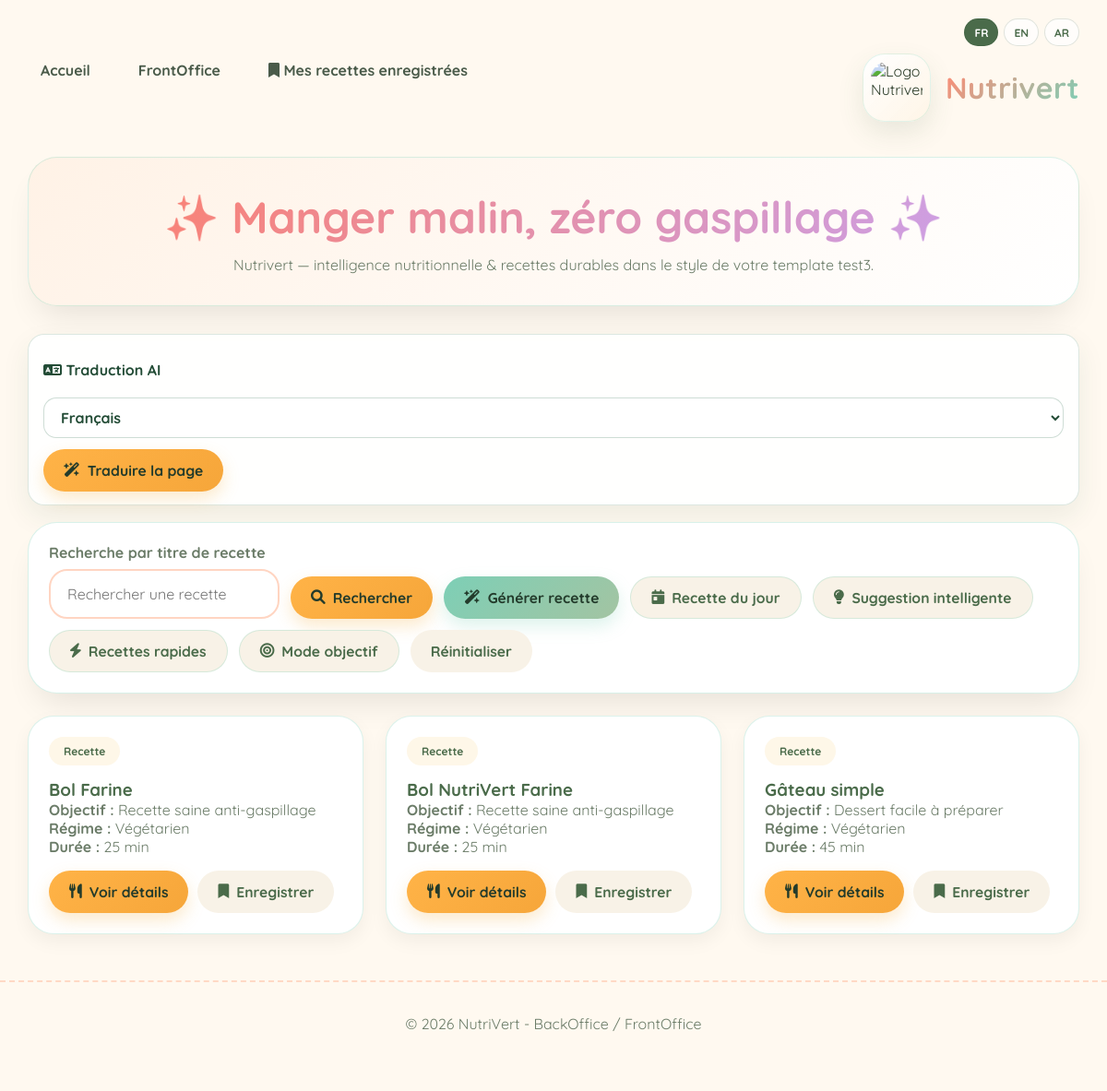
Screenshot of /recette/public/index.php with the database file from the repository.
### tables this page shows
CREATE TABLE `recette` (
  `id_recette` int(11) NOT NULL,
  `titre` varchar(50) NOT NULL,
  `objectif` varchar(100) NOT NULL,
  `regime` varchar(50) NOT NULL,
  `duree` int(11) NOT NULL
);

### recette/app/controllers/BaseController.php (called while the page is built, shortened)
<?php
class BaseController
{
    protected function render(string $view, array $data = []): void
    {
        extract($data);
        require __DIR__ . '/../views/' . $view . '.php';
    }
}

### recette/app/controllers/HomeController.php (called while the page is built, shortened)
<?php
class HomeController extends BaseController
{
    private PDO $pdo;
    public function __construct(PDO $pdo)
    {
        $this->pdo = $pdo;
    }
    public function index(): void
    {
        $aiRecipeError = $_SESSION['ai_recipe_error'] ?? '';
        $aiRecipeSuccess = $_SESSION['ai_recipe_success'] ?? '';
        $aiRecipeNote = $_SESSION['ai_recipe_note'] ?? '';
        $aiTargetLang = $this->normalizeAiLang($_GET['ai_translate'] ?? '');
        $aiTranslationMap = [];
        $aiTranslateNote = '';
        $search = trim($_GET['search'] ?? '');
        $generateMode = isset($_GET['generer_recette']);
        $businessMode = trim($_GET['mode_metier'] ?? '');
        $selectedRegime = trim($_GET['regime_generate'] ?? '');
        $selectedIngredients = $this->cleanArray($_GET['ingredients_generate'] ?? []);
        $selectedSmartIngredients = $this->cleanArray($_GET['ingredients_suggestion'] ?? []);
        $selectedObjectif = trim($_GET['objectif_mode'] ?? '');
        $availableIngredients = $this->getAvailableIngredients();
        $availableObjectifs = $this->getAvailableObjectifs();
        $selectedIngredients = $this->keepOnlyExistingIngredients($selectedIngredients, $availableIngredients);
        $selectedSmartIngredients = $this->keepOnlyExistingIngredients($selectedSmartIngredients, $availableIngredients);
        $resultTitle = '';
        if ($generateMode) {
            $recettes = !empty($selectedIngredients)
                ? $this->findRecettesByRegimeAndIngredients($selectedRegime, $selectedIngredients)
                : [];
            $resultTitle = 'Résultat Générer recette';
        } elseif ($businessMode === 'jour') {
            $recettes = $this->getRecetteDuJour();
            $resultTitle = 'Recette du jour';
        } elseif ($businessMode === 'rapides') {
            $recettes = $this->getRecettesRapides();
            $resultTitle = 'Recettes rapides';
        } elseif ($businessMode === 'suggestion') {
            $recettes = !empty($selectedSmartIngredients)
                ? $this->findRecettesByAnyIngredients($selectedSmartIngredients)
                : [];
            $resultTitle = 'Suggestion intelligente';
        } elseif ($businessMode === 'objectif') {
            $recettes = $selectedObjectif !== ''
                ? $this->findRecettesByObjectif($selectedObjectif)
                : [];
            $resultTitle = 'Mode objectif';
        } elseif ($search !== '') {
            $stmt = $this->pdo->prepare('SELECT * FROM recette WHERE titre LIKE :titre ORDER BY id_recette DESC');
            $stmt->execute([':titre' => '%' . $search . '%']);
            $recettes = $stmt->fetchAll();
            $resultTitle = 'Recherche par titre';
        } else {
            $stmt = $this->pdo->query('SELECT * FROM recette ORDER BY id_recette DESC');
            $recettes = $stmt->fetchAll();
        }
        $this->render('front/home', [
            'pageTitle' => 'NutriVert | FrontOffice',
            'recettes' => $recettes,
            'search' => $search,
            'availableIngredients' => $availableIngredients,
            'availableObjectifs' => $availableObjectifs,
            'selectedRegime' => $selectedRegime,
            'selectedIngredients' => $selectedIngredients,
            'selectedSmartIngredients' => $selectedSmartIngredients,
            'selectedObjectif' => $selectedObjectif,
            'generateMode' => $generateMode,
            'businessMode' => $businessMode,
            'resultTitle' => $resultTitle,
            'aiRecipeError' => $aiRecipeError,
            'aiRecipeSuccess' => $aiRecipeSuccess,
            'aiRecipeNote' => $aiRecipeNote,
            'aiTargetLang' => $aiTargetLang,
            'aiTranslationMap' => $aiTranslationMap,
            'aiTranslateNote' => $aiTranslateNote,
        ]);
    }
    private function normalizeAiLang(string $lang): string
    {
        $lang = trim($lang);
        return in_array($lang, ['fr', 'en', 'ar'], true) ? $lang : '';
    }
    private function cleanArray($values): array
    {
        return array_values(array_unique(array_filter(array_map('trim', $values))));
    }
    private function keepOnlyExistingIngredients(array $selected, array $available): array
    {
        return array_values(array_filter($selected, function ($ingredient) use ($available) {
            return in_array($ingredient, $available, true);
        }));
    }
    private function getAvailableObjectifs(): array
    {
        $stmt = $this->pdo->query('SELECT DISTINCT objectif FROM recette WHERE objectif IS NOT NULL AND objectif <> "" ORDER BY objectif ASC');
        $objectifs = $stmt->fetchAll(PDO::FETCH_COLUMN);
        return array_values(array_filter(array_map('trim', $objectifs)));
    }
    private function getAvailableIngredients(): array
    {
        $stmt = $this->pdo->query('SELECT ingredient_produit FROM instruction');
        $rows = $stmt->fetchAll();
        $ingredients = [];
        foreach ($rows as $row) {
            $decoded = json_decode($row['ingredient_produit'] ?? '[]', true);
            foreach ($decoded as $ingredient) {
                $nom = trim((string) ($ingredient['nom_produit'] ?? ''));
                if ($nom !== '') {
                    $ingredients[] = $nom;
                }
            }
        }
        $ingredients = array_values(array_unique($ingredients));
        natcasesort($ingredients);
        return array_values($ingredients);
    }
}

### recette/app/helpers.php (called while the page is built, shortened)
<?php
function app_current_lang(): string
{
    return $_SESSION['lang'] ?? 'fr';
}
function app_translations(): array
{
    static $translations = null;
    if ($translations === null) {
        $translations = require __DIR__ . '/lang.php';
    }
    return $translations;
}
function t(string $key): string
{
    $lang = app_current_lang();
    $translations = app_translations();
    return $translations[$lang][$key] ?? $translations['fr'][$key] ?? $key;
}

### recette/app/views/front/home.php (the view, shortened to what this page needs)
<?php require __DIR__ . '/../partials/header.php'; ?>
<?php $aiT = function ($text) use ($aiTranslationMap) { return $aiTranslationMap[$text] ?? $text; }; ?>
<div class="container">
    <section class="hero-panel">
        <h1 class="page-title"><?php echo t('hero_title'); ?></h1>
        <p class="hero-text"><?php echo t('hero_text'); ?></p>
    </section>
    <form method="GET" action="index.php" class="ai-translate-form">
        <label for="ai_translate"><i class="fas fa-language"></i> Traduction AI</label>
        <select id="ai_translate" name="ai_translate">
            <option value="fr" <?php echo (($aiTargetLang ?? '') === 'fr') ? 'selected' : ''; ?>>Français</option>
        </select>
        <button type="submit" class="btn-green"><i class="fas fa-wand-magic-sparkles"></i> Traduire la page</button>
    </form>
    <form method="GET" action="index.php" class="search-form">
        <div>
            <label for="search"><?php echo t('search_label'); ?></label>
            <input
                type="text"
                id="search"
                name="search"
                value="<?php echo htmlspecialchars($search ?? ''); ?>"
                placeholder="<?php echo t('search_placeholder'); ?>"
            >
        </div>
        <button type="submit" class="btn-green"><i class="fas fa-search"></i> <?php echo t('search_btn'); ?></button>
        <button type="button" class="btn-green alt" id="openGenerateModal"><i class="fas fa-wand-magic-sparkles"></i> <?php echo t('generate_recipe'); ?></button>
        <a href="index.php?page=front_home&mode_metier=jour" class="btn-ghost btn-feature"><i class="fas fa-calendar-day"></i> <?php echo t('recipe_day'); ?></a>
        <button type="button" class="btn-ghost btn-feature" id="openSuggestionModal"><i class="fas fa-lightbulb"></i> <?php echo t('smart_suggestion'); ?></button>
        <a href="index.php?page=front_home&mode_metier=rapides" class="btn-ghost btn-feature"><i class="fas fa-bolt"></i> <?php echo t('quick_recipes'); ?></a>
        <button type="button" class="btn-ghost btn-feature" id="openObjectifModal"><i class="fas fa-bullseye"></i> <?php echo t('goal_mode'); ?></button>
        <a href="index.php?page=front_home" class="btn-ghost"><?php echo t('reset'); ?></a>
    </form>
    <?php $hideRecetteGrid = (!empty($generateMode) && empty($selectedIngredients)) || (($businessMode ?? '') === 'suggestion' && empty($selectedSmartIngredients)) || (($businessMode ?? '') === 'objectif' && empty($selectedObjectif)); ?>
    <?php if (!$hideRecetteGrid): ?>
        <div class="recette-grid" id="recetteGrid">
            <?php if (!empty($recettes)): ?>
                <?php foreach ($recettes as $recette): ?>
                    <article class="recette-card">
                        <div class="card-badge"><?php echo t('recipe'); ?></div>
                        <h3><?php echo htmlspecialchars($aiT($recette['titre'])); ?></h3>
                        <div class="recette-meta"><strong><?php echo t('objective'); ?> :</strong> <?php echo htmlspecialchars($aiT($recette['objectif'])); ?></div>
                        <div class="recette-meta"><strong><?php echo t('regime'); ?> :</strong> <?php echo htmlspecialchars($aiT($recette['regime'])); ?></div>
                        <div class="recette-meta"><strong><?php echo t('duration'); ?> :</strong> <?php echo (int) $recette['duree']; ?> min</div>
                        <div class="recette-actions">
                            <a href="index.php?page=front_recette_detail&id=<?php echo (int) $recette['id_recette']; ?>" class="btn-green"><i class="fas fa-utensils"></i> <?php echo t('view_details'); ?></a>
                            <a href="index.php?page=front_save_recette&id=<?php echo (int) $recette['id_recette']; ?>" class="btn-ghost"><i class="fas fa-bookmark"></i> <?php echo t('save'); ?></a>
                        </div>
                    </article>
                <?php endforeach; ?>
            <?php else: ?>
                <div class="form-card">
                    <p><?php echo t('no_recipe_found'); ?></p>
                </div>
            <?php endif; ?>
        </div>
    <?php endif; ?>
</div>
<?php require __DIR__ . '/../partials/footer.php'; ?>

### rows the page displays
recette: titre "Bol Farine", objectif "Recette saine anti-gaspillage", regime "Végétarien", duree "25"
recette: titre "Bol NutriVert Farine", objectif "Recette saine anti-gaspillage", regime "Végétarien", duree "25"
recette: titre "Gâteau simple", objectif "Dessert facile à préparer", regime "Végétarien", duree "45"

### other values shown
t('nav_accueil') "Accueil"
t('nav_front') "FrontOffice"
t('nav_saved') "Mes recettes enregistrées"
t('lang_fr') "FR"
t('lang_en') "EN"
t('lang_ar') "AR"
t('hero_text') "Nutrivert — intelligence nutritionnelle & recettes durables dans le style de votre template test3."
t('search_label') "Recherche par titre de recette"
t('search_btn') "Rechercher"
t('generate_recipe') "Générer recette"
t('recipe_day') "Recette du jour"
t('smart_suggestion') "Suggestion intelligente"
t('quick_recipes') "Recettes rapides"
t('goal_mode') "Mode objectif"
t('reset') "Réinitialiser"
